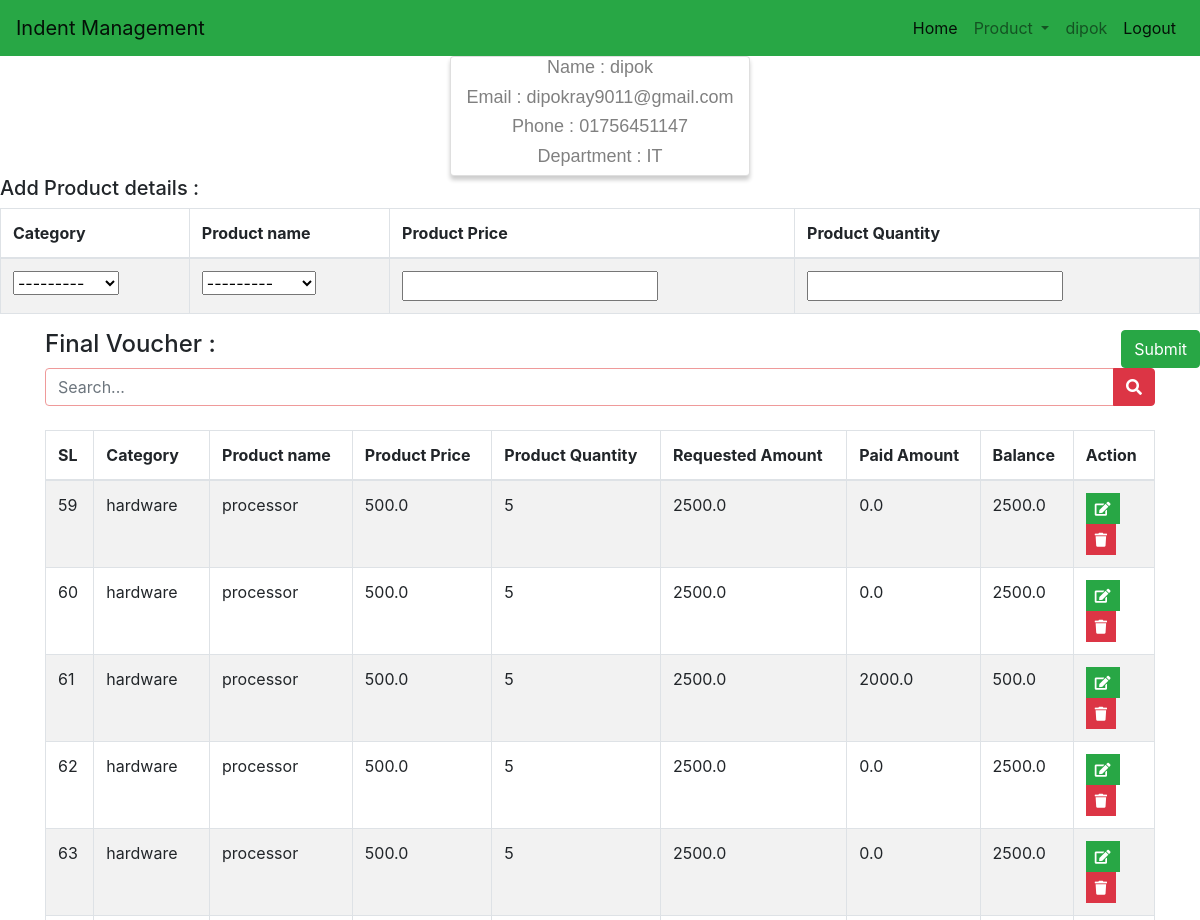
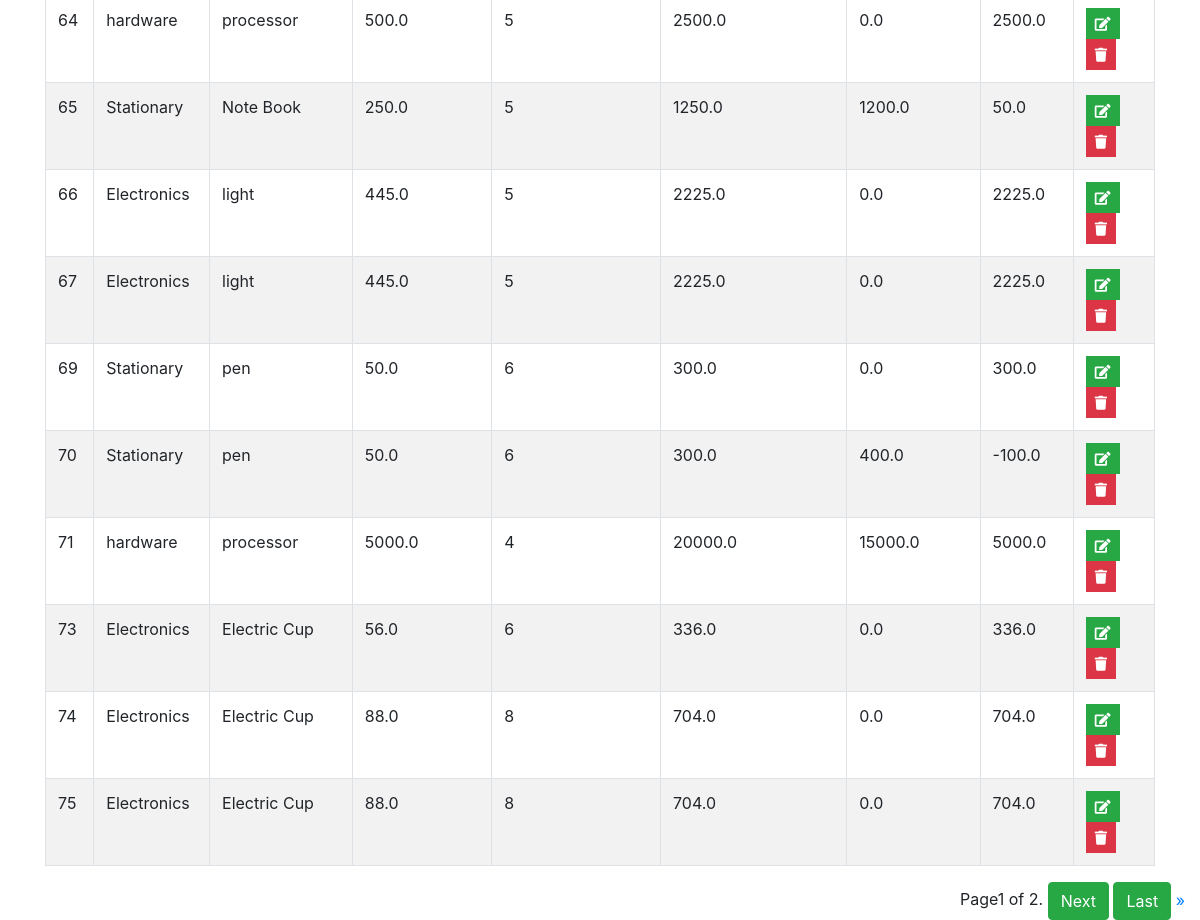
The app's page /product/voucher (signed in) with its own data (2 pictures, top to bottom).
### indentapp/models.py (models this page shows, shortened)
class Profile(models.Model):
    user = models.OneToOneField(User, on_delete=models.CASCADE)
    email = models.EmailField(blank=True)
    phone = models.CharField(max_length=20, blank=True)
    birth_date = models.DateField(null=True, blank=True)
    gender = models.CharField(max_length=10, choices=GENDER_CHOICES)
    dept = models.CharField(max_length=20, choices=DEPT_CHOICES)

class Indent(models.Model):
    user = models.ForeignKey(Profile, on_delete=models.CASCADE)
    category = models.ForeignKey(Category, on_delete=models.CASCADE)
    product = models.ForeignKey(Product, on_delete=models.CASCADE)
    product_price = models.FloatField(blank=True)
    product_quantity = models.IntegerField(null=True)
    requested_amount = models.FloatField(null=False, blank=True, default=0)
    paid_amount = models.FloatField(null=True, default=0)
    balance = models.FloatField(null=True, default=0)

class Category(models.Model):
    category_name = models.CharField(max_length=50)
    def __str__(self):
        return self.category_name

class Product(models.Model):
    product_category = models.ForeignKey(Category, on_delete=models.CASCADE)
    product_name = models.CharField(max_length=50)
    def __str__(self):
        return self.product_name

### indentapp/views.py (the view)
# urls.py: path('product/voucher', views.ProductVoucher, name='voucher'),
def ProductVoucher(request):
    if 'q' in request.GET:
        q = request.GET['q']
        all_data = Indent.objects.filter(id__icontains=q)
    else:
        all_data = Indent.objects.all()
    paginator = Paginator(all_data, 15)  # Show 15 contacts per page.
    page_number = request.GET.get('page')
    total_data = paginator.get_page(page_number)
    form = ProductVoucherForm(request.POST or None)
    if form.is_valid():
        form.save()
    context = {
        'data': form,  # 'all': all_data,
        'all_data': total_data
    }
    return render(request, 'product_voucher.html', context)

### indentapp/forms.py
class ProductVoucherForm(forms.ModelForm):
    requested_amount = forms.FloatField(required=False)
    paid_amount = forms.FloatField(required=False)
    balance = forms.FloatField(required=False)
    class Meta:
        model = Indent
        fields = ['user', 'category', 'product', 'product_price', 'product_quantity', 'requested_amount', 'paid_amount',
                  'balance']

### templates/product_voucher.html (shortened to what this page needs)
{% extends 'index.html' %}
{% block content %}
<html>
<head>
    <link rel="stylesheet" href="https://cdnjs.cloudflare.com/ajax/libs/font-awesome/4.7.0/css/font-awesome.min.css">
</head>
<body>
<div class="card">
    <h6 class="title"> Name : {{user.username}}</h6>
    <h6 class="title">Email : {{user.profile.email}}</h6>
    <h6 class="title">Phone : {{user.profile.phone}}</h6>
    <h6 class="title">Department : {{user.profile.dept}}</h6>
</div>
</body>
</html>
<html lang="en" xmlns="http://www.w3.org/1999/html">
<head>
    <link rel="stylesheet" href="https://stackpath.bootstrapcdn.com/bootstrap/4.2.1/css/bootstrap.min.css"
>
    <link rel="stylesheet" href="https://use.fontawesome.com/releases/v5.6.3/css/all.css"
>
    <link rel="stylesheet" href="https://unpkg.com/bootstrap-table@1.15.4/dist/bootstrap-table.min.css">
</head>
<body>
<h5> Add Product details :</h5>
<form action="{% url 'voucher' %}" method="POST">
    <table class="table table-bordered table-striped">
        <thead>
        <tr>
            <th>Category</th>
            <th>Product name</th>
            <th>Product Price</th>
            <th>Product Quantity</th>
        </tr>
        </thead>
        <tbody>
        <tr>
            <td>{{ data.category }}</td>
            <td>{{ data.product }}</td>
            <td>{{ data.product_price }}</td>
            <td>{{ data.product_quantity }}</td>
        </tr>
        </tbody>
    </table>
    <button type="submit" class="btn btn-success" style="float:right" >Submit</button>
</form>
<div class="container">
    <h4>Final Voucher :</h4>
    <form class="  ">
        <div class="input-group md-form form-sm form-2 pl-0">
            <input class="form-control my-0 py-1 red-border" type="text" name="q" placeholder="Search..."
                   aria-label="Search">
            <div class="input-group-append">
                <button class="btn btn-danger" typeof="submit" id="basic-text1"><i class="fas fa-search text-grey"
                                                                                   aria-hidden="true"></i></button>
            </div>
        </div>
    </form>
    <br>
    <table class="table table-bordered table-striped">
        <thead>
        <tr>
            <th>SL</th>
            <th>Category</th>
            <th>Product name</th>
            <th>Product Price</th>
            <th>Product Quantity</th>
            <th>Requested Amount</th>
            <th>Paid Amount</th>
            <th>Balance</th>
            <th>Action</th>
        </tr>
        </thead>
        <tbody id="myTable">
        {% for i in all_data %}
        <tr>
            <td>{{i.id}}</td>
            <td>{{i.category}}</td>
            <td>{{i.product}}</td>
            <td>{{i.product_price}}</td>
            <td>{{i.product_quantity}}</td>
            <td>{{i.requested_amount}}</td>
            <td>{{i.paid_amount}}</td>
            <td>{{i.balance}}</td>
            <td>
                <ul class="list-inline m-0">
                    <li class="list-inline-item">
                        <a href="{% url 'update' i.id %}">
                            <button class="btn btn-success btn-sm rounded-0" type="button" data-toggle="tooltip"
                                    data-placement="top" title="Edit"><i class="fa fa-edit"></i></button>
                        </a>
                    </li><br>
                    <li class="list-inline-item">
                        <a href="{% url 'delete' i.id %}">
                            <button class="btn btn-danger btn-sm rounded-0" type="button" data-toggle="tooltip" data-placement="top" title="Delete"><i class="fa fa-trash"></i></button>
                        </a>
                    </li>
                </ul>
            </td>
        </tr>
        {% endfor %}
        </tbody>
    </table>
</div>
</body>
</html>
<div class="container-fluid">
    <div class="pagination" style="float:right">
    <span class="step-links">
        <span class="current">
            Page{{ all_data.number }} of {{ all_data.paginator.num_pages }}.
        </span>
        {% if all_data.has_next %}
            <a href="?page={{ all_data.next_page_number }}"><button class="btn btn-success">Next</button></a>
            <a href="?page={{ all_data.paginator.num_pages }}"><button class="btn btn-success">Last</button> &raquo;</a>
        {% endif %}
     </span>
    </div>
</div>
{% endblock content %}

### templates/index.html (shortened to what this page needs)
<!doctype html>
<html lang="en">
<head>
    <link rel="stylesheet" href="https://stackpath.bootstrapcdn.com/bootstrap/4.1.3/css/bootstrap.min.css"
>
</head>
<body>
<nav class="navbar navbar-expand-lg navbar-light bg-success">
    <a class="navbar-brand" href="/index">Indent Management</a>
    <div class="collapse navbar-collapse" id="navbarNavAltMarkup">
        <div class="navbar-nav ml-auto">
            {% if user.is_authenticated %}
            <a class="nav-item nav-link active" href="/product/voucher">Home <span class="sr-only">(current)</span></a>
             <li class="nav-item dropdown">
        <a class="nav-link dropdown-toggle" href="/index" id="navbarDropdown" role="button" data-toggle="dropdown" aria-haspopup="true" aria-expanded="false">
          Product
        <span class="sr-only">(current)</span></a>
      </li>
            <a class="nav-item nav-link" href="">{{user.username}}<span class="sr-only">(current)</span></a>
            <a class="nav-item nav-link active" href="/logout">Logout<span class="sr-only">(current)</span></a>
            {% else %}
            <a class="nav-item nav-link active" href="/login">LogIn<span class="sr-only">(current)</span></a>
            {% endif %}
        </div>
    </div>
</nav>
{% block content %}
{% endblock content %}
</body>
</html>

### templates/product_voucher.html (style rules this page uses)
.card { box-shadow: 0 4px 4px 0 rgba(0, 0, 0, 0.2); max-width: 300px; max-height: 200px; margin: auto; text-align: center; font-family: arial; }
.title { color: grey; font-size: 18px; }
.input-group.md-form.form-sm.form-2 input { border: 1px solid #bdbdbd; border-top-left-radius: 0.25rem; border-bottom-left-radius: 0.25rem; }
.input-group.md-form.form-sm.form-2 input.red-border { border: 1px solid #ef9a9a; }

### records on screen
Indent: id "59", category "hardware", product "processor", product_price "500.0", product_quantity "5", requested_amount "2500.0", paid_amount "0.0", balance "2500.0"
Indent: id "60", category "hardware", product "processor", product_price "500.0", product_quantity "5", requested_amount "2500.0", paid_amount "0.0", balance "2500.0"
Indent: id "61", category "hardware", product "processor", product_price "500.0", product_quantity "5", requested_amount "2500.0", paid_amount "2000.0", balance "500.0"
Indent: id "62", category "hardware", product "processor", product_price "500.0", product_quantity "5", requested_amount "2500.0", paid_amount "0.0", balance "2500.0"
Indent: id "63", category "hardware", product "processor", product_price "500.0", product_quantity "5", requested_amount "2500.0", paid_amount "0.0", balance "2500.0"
Indent: id "64", category "hardware", product "processor", product_price "500.0", product_quantity "5", requested_amount "2500.0", paid_amount "0.0", balance "2500.0"
Indent: id "65", category "Stationary", product "Note Book", product_price "250.0", product_quantity "5", requested_amount "1250.0", paid_amount "1200.0", balance "50.0"
Indent: id "66", category "Electronics", product "light", product_price "445.0", product_quantity "5", requested_amount "2225.0", paid_amount "0.0", balance "2225.0"
Indent: id "67", category "Electronics", product "light", product_price "445.0", product_quantity "5", requested_amount "2225.0", paid_amount "0.0", balance "2225.0"
Indent: id "69", category "Stationary", product "pen", product_price "50.0", product_quantity "6", requested_amount "300.0", paid_amount "0.0", balance "300.0"
Indent: id "70", category "Stationary", product "pen", product_price "50.0", product_quantity "6", requested_amount "300.0", paid_amount "400.0", balance "-100.0"
Indent: id "71", category "hardware", product "processor", product_price "5000.0", product_quantity "4", requested_amount "20000.0", paid_amount "15000.0", balance "5000.0"
Indent: id "73", category "Electronics", product "Electric Cup", product_price "56.0", product_quantity "6", requested_amount "336.0", paid_amount "0.0", balance "336.0"
Indent: id "74", category "Electronics", product "Electric Cup", product_price "88.0", product_quantity "8", requested_amount "704.0", paid_amount "0.0", balance "704.0"
Indent: id "75", category "Electronics", product "Electric Cup", product_price "88.0", product_quantity "8", requested_amount "704.0", paid_amount "0.0", balance "704.0"

### other values on screen
{{ user.username }} "dipok"
{{ user.profile.email }} "dipokray9011@gmail.com"
{{ user.profile.phone }} "01756451147"
{{ user.profile.dept }} "IT"
{{ all_data.number }} "1"
{{ all_data.paginator.num_pages }} "2"
